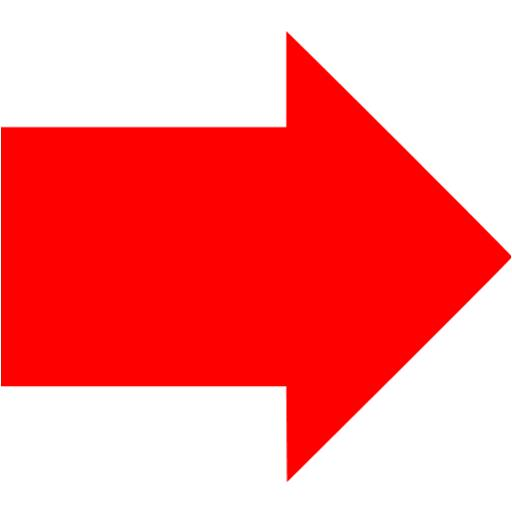
#> input picture opencv90/a.jpg, 512 x 512 px
$ jupyter execute Untitled.ipynb
#> lines starting #> are read from the running program, lines starting #| are printed output that depends on the picture
[cell 1]
import cv2

import numpy as np

import math

img = cv2.imread("a.jpg", cv2.IMREAD_GRAYSCALE)
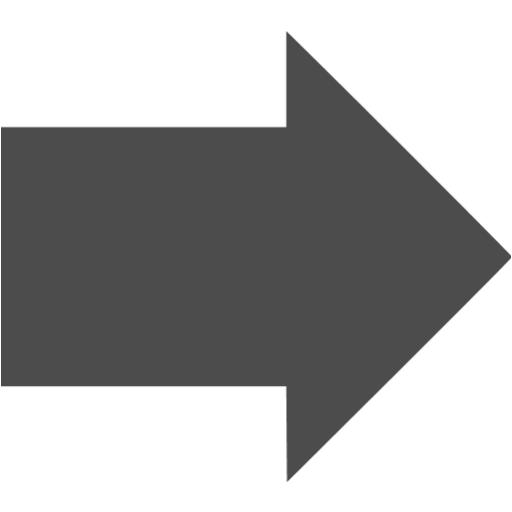
#> img: shape (512, 512); min 53, max 255, mean 169.5
cv2.imshow("original", img)
# print(img.shape)
(h, w) = img.shape
#> h = 512; w = 512
(cx, cy) = (w / 2, h / 2) # center point
#> cx = 256; cy = 256

M = cv2.getRotationMatrix2D((cx, cy), 90, 1)
print(M)
#| [[ 6.12323400e-17  1.00000000e+00 -2.84217094e-14]
#|  [-1.00000000e+00  6.12323400e-17  5.12000000e+02]]
rotated = cv2.warpAffine(img, M, (w, h))
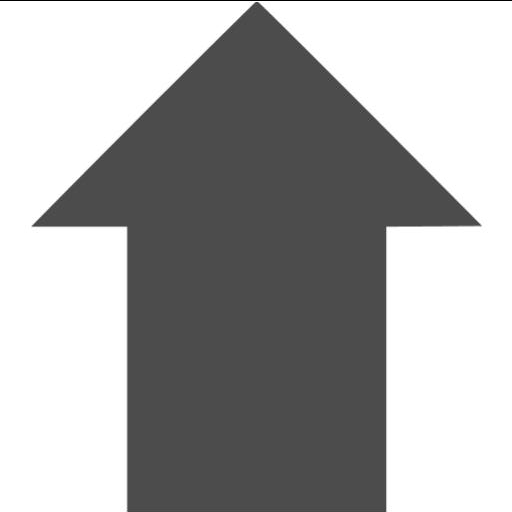
#> rotated: shape (512, 512); min 0, max 255, mean 169
# print(rotated)
cv2.imshow("rotated 90 degrees", rotated) # anti-clockwise

cv2.waitKey()
cv2.destroyAllWindows()
